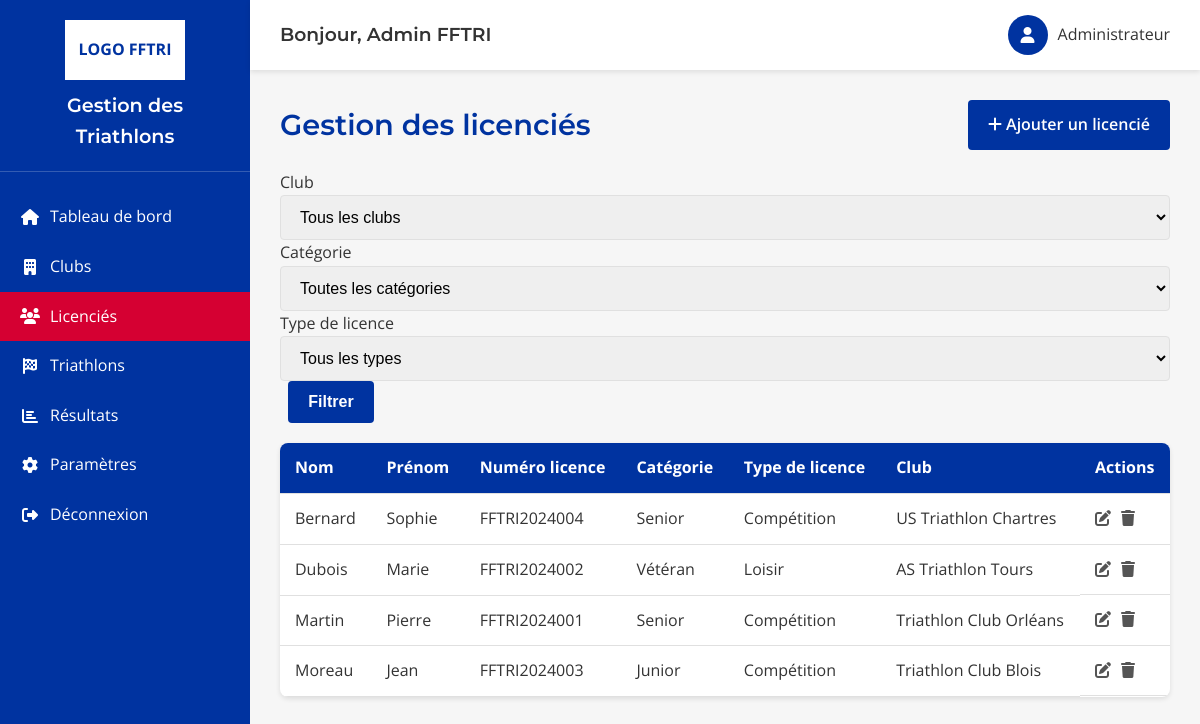
/index.php?module=licencies (signed in), run on the app's committed database.
### tables this page shows
CREATE TABLE licencies (
    id INT PRIMARY KEY AUTO_INCREMENT,
    license_number VARCHAR(20) UNIQUE NOT NULL,
    first_name VARCHAR(50) NOT NULL,
    last_name VARCHAR(50) NOT NULL,
    birth_date DATE,
    gender ENUM('M', 'F') NOT NULL,
    category ENUM('Junior', 'Senior', 'Vétéran') NOT NULL,
    license_type ENUM('Compétition', 'Loisir') NOT NULL,
    club_id INT NOT NULL,
    email VARCHAR(100),
    phone VARCHAR(20),
    created_at TIMESTAMP DEFAULT CURRENT_TIMESTAMP,
    updated_at TIMESTAMP DEFAULT CURRENT_TIMESTAMP ON UPDATE CURRENT_TIMESTAMP,
    FOREIGN KEY (club_id) REFERENCES clubs(id) ON DELETE CASCADE
);

CREATE TABLE clubs (
    id INT PRIMARY KEY AUTO_INCREMENT,
    name VARCHAR(100) NOT NULL,
    address VARCHAR(255),
    city VARCHAR(100) NOT NULL,
    phone VARCHAR(20),
    email VARCHAR(100),
    created_at TIMESTAMP DEFAULT CURRENT_TIMESTAMP,
    updated_at TIMESTAMP DEFAULT CURRENT_TIMESTAMP ON UPDATE CURRENT_TIMESTAMP
);

### app/core/Database.php (called while the page is built, shortened)
<?php
class Database {
    private static $instance = null;
    private $pdo;
    private function __construct() {
        try {
            $dsn = "mysql:host=" . DB_HOST . ";dbname=" . DB_NAME . ";charset=" . DB_CHARSET;
            $this->pdo = new PDO($dsn, DB_USER, DB_PASS, DB_OPTIONS);
        } catch (PDOException $e) {
            die("Erreur de connexion à la base de données : " . $e->getMessage());
        }
    }
    public static function getInstance() {
        if (self::$instance === null) {
            self::$instance = new self();
        }
        return self::$instance;
    }
    public function getConnection() {
        return $this->pdo;
    }
}
?>

### app/controllers/LicencieController.php (called while the page is built, shortened)
<?php
require_once __DIR__ . '/../models/Licencie.php';
require_once __DIR__ . '/../models/Club.php';
class LicencieController {
    private $licencieModel;
    private $clubModel;
    public function __construct() {
        $this->licencieModel = new Licencie();
        $this->clubModel = new Club();
    }
    public function index() {
        $filters = [];
        $licencies = $this->licencieModel->getAll($filters);
        $clubs = $this->clubModel->getAll();
        return [
            'licencies' => $licencies,
            'clubs' => $clubs,
            'filters' => $filters
        ];
    }
}
?>

### app/models/Licencie.php (called while the page is built, shortened)
<?php
require_once __DIR__ . '/../core/Database.php';
class Licencie {
    private $db;
    public function __construct() {
        $this->db = Database::getInstance()->getConnection();
    }
    public function getAll($filters = []) {
        $sql = "SELECT l.*, c.name as club_name FROM licencies l LEFT JOIN clubs c ON l.club_id = c.id";
        $params = [];
        $sql .= " ORDER BY l.last_name, l.first_name";
        $stmt = $this->db->prepare($sql);
        $stmt->execute($params);
        return $stmt->fetchAll();
    }
}
?>

### app/models/Club.php (called while the page is built, shortened)
<?php
require_once __DIR__ . '/../core/Database.php';
class Club {
    private $db;
    public function __construct() {
        $this->db = Database::getInstance()->getConnection();
    }
    public function getAll() {
        $sql = "SELECT * FROM clubs ORDER BY name";
        $stmt = $this->db->query($sql);
        return $stmt->fetchAll();
    }
}
?>

### app/views/licencies/index.php (the view, shortened to what this page needs)
<div class="page-title">
    <h1>Gestion des licenciés</h1>
    <a href="index.php?module=licencies&action=create" class="btn">
        <i class="fas fa-plus"></i> Ajouter un licencié
    </a>
</div>
<form method="GET" action="index.php" style="margin-bottom: 20px;">
    <div class="filters">
        <div class="filter-group">
            <label>Club</label>
            <select name="club_id" class="form-control">
                <option value="">Tous les clubs</option>
            </select>
        </div>
        <div class="filter-group">
            <label>Catégorie</label>
            <select name="category" class="form-control">
                <option value="">Toutes les catégories</option>
            </select>
        </div>
        <div class="filter-group">
            <label>Type de licence</label>
            <select name="license_type" class="form-control">
                <option value="">Tous les types</option>
            </select>
        </div>
        <div class="filter-group">
            <label>&nbsp;</label>
            <button type="submit" class="btn">Filtrer</button>
        </div>
    </div>
</form>
<div class="table-container">
    <table>
        <thead>
            <tr>
                <th>Nom</th>
                <th>Prénom</th>
                <th>Numéro licence</th>
                <th>Catégorie</th>
                <th>Type de licence</th>
                <th>Club</th>
                <th>Actions</th>
            </tr>
        </thead>
        <tbody>
            <?php if (isset($data['licencies']) && !empty($data['licencies'])): ?>
                <?php foreach ($data['licencies'] as $licencie): ?>
                <tr>
                    <td><?= htmlspecialchars($licencie['last_name']) ?></td>
                    <td><?= htmlspecialchars($licencie['first_name']) ?></td>
                    <td><?= htmlspecialchars($licencie['license_number']) ?></td>
                    <td><?= htmlspecialchars($licencie['category']) ?></td>
                    <td><?= htmlspecialchars($licencie['license_type']) ?></td>
                    <td><?= htmlspecialchars($licencie['club_name']) ?></td>
                    <td class="actions">
                        <a href="index.php?module=licencies&action=edit&id=<?= $licencie['id'] ?>" class="action-btn edit"><i class="fas fa-edit"></i></a>
                        <a href="index.php?module=licencies&action=delete&id=<?= $licencie['id'] ?>" class="action-btn delete" onclick="return confirm('Êtes-vous sûr de vouloir supprimer ce licencié ?')"><i class="fas fa-trash"></i></a>
                    </td>
                </tr>
                <?php endforeach; ?>
            <?php else: ?>
                <tr>
                    <td colspan="7" style="text-align: center;">Aucun licencié trouvé</td>
                </tr>
            <?php endif; ?>
        </tbody>
    </table>
</div>

### index.php (shortened to what this page needs)
<?php
spl_autoload_register(function ($className) {
    $paths = [
        'app/controllers/',
        'app/models/',
        'app/core/'
    ];
    foreach ($paths as $path) {
        $file = $path . $className . '.php';
        if (file_exists($file)) {
            return;
        }
    }
});
$action = $_GET['action'] ?? 'index';
$module = $_GET['module'] ?? 'dashboard';
$id = $_GET['id'] ?? null;
if ($action === 'login' || $action === 'authenticate') {
    $authController = new AuthController();
    $authController->login();
} elseif ($action === 'logout') {
    $authController = new AuthController();
    $authController->logout();
} else {
    $currentPage = $module;
    $viewFile = null;
    try {
        switch ($module) {
            case 'licencies':
                $controller = new LicencieController();
                if ($action === 'show' && $id) {
                    $data = $controller->show($id);
                    $viewFile = "app/views/licencies/show.php";
                } elseif ($action === 'create') {
                    $data = $controller->create();
                    $viewFile = "app/views/licencies/create.php";
                } elseif ($action === 'edit' && $id) {
                    $data = $controller->edit($id);
                    $viewFile = "app/views/licencies/edit.php";
                } elseif ($action === 'delete' && $id) {
                    $controller->delete($id);
                    exit;
                } else {
                    $data = $controller->index();
                    $viewFile = "app/views/licencies/index.php";
                }
                break;
        }
        if (isset($viewFile) && $viewFile && file_exists($viewFile)) {
            include 'app/views/layouts/main.php';
        } else {
            echo "Vue non trouvée : " . ($viewFile ?? '');
        }
    } catch (Exception $e) {
        echo "Erreur : " . $e->getMessage();
    }
}

### app/views/layouts/main.php (shortened to what this page needs)
<!DOCTYPE html>
<html lang="fr">
<head>
    <link rel="stylesheet" href="https://cdnjs.cloudflare.com/ajax/libs/font-awesome/6.4.0/css/all.min.css">
</head>
<body>
    <div class="container">
        <div class="sidebar">
            <div class="logo">
                <div style="width: 120px; height: 60px; background: white; margin: 0 auto; display: flex; align-items: center; justify-content: center; color: var(--fftri-blue); font-weight: bold;">LOGO FFTRI</div>
                <h2>Gestion des Triathlons</h2>
            </div>
            <ul class="nav-links">
                <li class="<?= $currentPage === 'dashboard' ? 'active' : '' ?>">
                    <a href="index.php?module=dashboard">
                        <i class="fas fa-home"></i>
                        <span>Tableau de bord</span>
                    </a>
                </li>
                <li class="<?= $currentPage === 'clubs' ? 'active' : '' ?>">
                    <a href="index.php?module=clubs">
                        <i class="fas fa-building"></i>
                        <span>Clubs</span>
                    </a>
                </li>
                <li class="<?= $currentPage === 'licencies' ? 'active' : '' ?>">
                    <a href="index.php?module=licencies">
                        <i class="fas fa-users"></i>
                        <span>Licenciés</span>
                    </a>
                </li>
                <li class="<?= $currentPage === 'triathlons' ? 'active' : '' ?>">
                    <a href="index.php?module=triathlons">
                        <i class="fas fa-flag-checkered"></i>
                        <span>Triathlons</span>
                    </a>
                </li>
                <li class="<?= $currentPage === 'resultats' ? 'active' : '' ?>">
                    <a href="index.php?module=resultats">
                        <i class="fas fa-chart-bar"></i>
                        <span>Résultats</span>
                    </a>
                </li>
                <li class="<?= $currentPage === 'settings' ? 'active' : '' ?>">
                    <a href="index.php?module=settings">
                        <i class="fas fa-cog"></i>
                        <span>Paramètres</span>
                    </a>
                </li>
                <li>
                    <a href="index.php?action=logout">
                        <i class="fas fa-sign-out-alt"></i>
                        <span>Déconnexion</span>
                    </a>
                </li>
            </ul>
        </div>
        <div class="main-content">
            <div class="header">
                <h3>Bonjour, <?= $_SESSION['user']['name'] ?></h3>
                <div class="user-info">
                    <div style="width: 40px; height: 40px; background: var(--fftri-blue); border-radius: 50%; display: flex; align-items: center; justify-content: center; color: white; margin-right: 10px;">
                        <i class="fas fa-user"></i>
                    </div>
                    <span><?= $_SESSION['user']['role'] === 'admin' ? 'Administrateur' : 'Responsable Club' ?></span>
                </div>
            </div>
            <div class="content">
                <?php include $content; ?>
            </div>
        </div>
    </div>
</body>
</html>

### app/views/layouts/main.php (style rules this page uses)
:root { --fftri-blue: #0033A0; --fftri-red: #D50032; --white: #FFFFFF; --light-gray: #F6F6F6; --medium-gray: #E0E0E0; --dark-gray: #555555; --text-color: #333333; }
* { margin: 0; padding: 0; box-sizing: border-box; }
body { font-family: 'Open Sans', sans-serif; color: var(--text-color); background-color: var(--light-gray); line-height: 1.6; }
h1, h2, h3, h4, h5, h6 { font-family: 'Montserrat', sans-serif; font-weight: 600; }
.container { display: flex; min-height: 100vh; }
.sidebar { width: 250px; background-color: var(--fftri-blue); color: var(--white); padding: 20px 0; }
.logo { padding: 0 20px 20px; border-bottom: 1px solid rgba(255, 255, 255, 0.2); margin-bottom: 20px; text-align: center; }
.logo h2 { font-size: 1.2rem; margin-top: 10px; }
.nav-links { list-style: none; }
.nav-links li { padding: 12px 20px; transition: all 0.3s; }
.nav-links li.active { background-color: var(--fftri-red); }
.nav-links a { color: var(--white); text-decoration: none; display: flex; align-items: center; }
.nav-links i { margin-right: 10px; width: 20px; text-align: center; }
.main-content { flex: 1; display: flex; flex-direction: column; }
.header { background-color: var(--white); padding: 15px 30px; box-shadow: 0 2px 5px rgba(0, 0, 0, 0.1); display: flex; justify-content: space-between; align-items: center; }
.user-info { display: flex; align-items: center; }
.content { padding: 30px; flex: 1; overflow-y: auto; }
.page-title { margin-bottom: 20px; display: flex; justify-content: space-between; align-items: center; }
.page-title h1 { color: var(--fftri-blue); font-size: 1.8rem; }
.btn { display: inline-block; padding: 12px 20px; background-color: var(--fftri-blue); color: var(--white); border: none; border-radius: 4px; cursor: pointer; font-size: 1rem; font-weight: 600; text-align: center; transition: background-color 0.3s; text-decoration: none; }
.table-container { background-color: var(--white); border-radius: 8px; overflow: hidden; box-shadow: 0 2px 5px rgba(0, 0, 0, 0.1); }
table { width: 100%; border-collapse: collapse; }
thead { background-color: var(--fftri-blue); color: var(--white); }
th, td { padding: 12px 15px; text-align: left; border-bottom: 1px solid var(--medium-gray); }
.actions { display: flex; gap: 10px; }
.action-btn { background: none; border: none; cursor: pointer; font-size: 1rem; color: var(--dark-gray); transition: color 0.3s; }
.form-control { width: 100%; padding: 12px 15px; border: 1px solid var(--medium-gray); border-radius: 4px; font-size: 1rem; transition: border-color 0.3s; }

### data on the page
licencies: last_name "Bernard", first_name "Sophie", license_number "FFTRI2024004", category "Senior", license_type "Compétition", club.name "US Triathlon Chartres"
licencies: last_name "Dubois", first_name "Marie", license_number "FFTRI2024002", category "Vétéran", license_type "Loisir", club.name "AS Triathlon Tours"
licencies: last_name "Martin", first_name "Pierre", license_number "FFTRI2024001", category "Senior", license_type "Compétition", club.name "Triathlon Club Orléans"
licencies: last_name "Moreau", first_name "Jean", license_number "FFTRI2024003", category "Junior", license_type "Compétition", club.name "Triathlon Club Blois"

### other printed values
$_SESSION['user']['name'] "Admin FFTRI"
